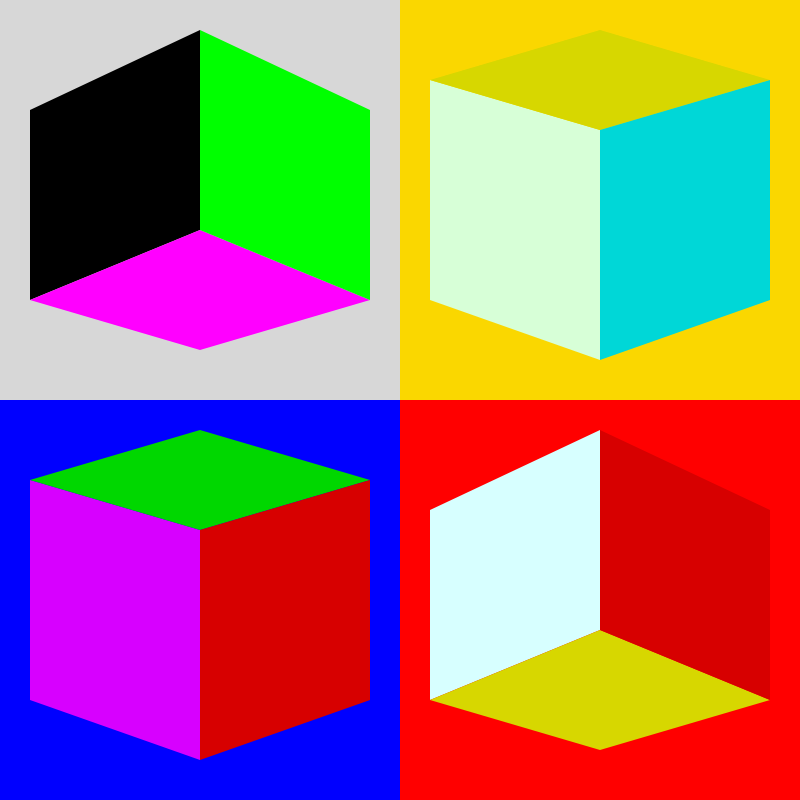
Frame 1 (no input)
Frame 60 (no input): identical to frame 1, image omitted
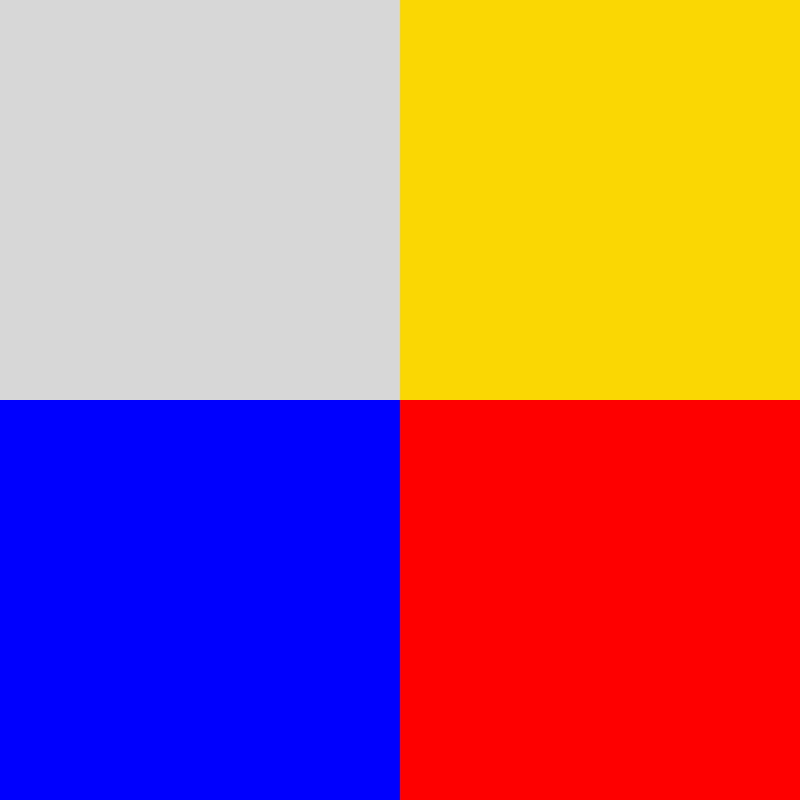
Frame 120 (the mouse pressed at the canvas centre since frame 60)

The p5.js sketch that drew these frames (run headless with seeded random() and noise() and a simulated clock; from frame 60 on, the mouse is pressed at the canvas centre):

// p5.js sketch
// ── sketch.js
function setup(){
createCanvas(800,800);
background(0);
angleMode (degrees);
}

function draw(){
noStroke(0);
push ();
 fill (255,0,0); 
 rect(width/2, height/2, 400,400);
 pop ();
 push(0);
fill(215);
rect(0,0,400,400);
pop ();
push ();
fill(250,215,0);
rect(400,0,400,400);
pop();
push ();
fill(0,0,255);
rect(0,400,400,400);
pop();

let r=(255,0,0);
let b=(0,0,255);
let y=(250,215,0);
let g=(215);

//gray square
push ();
rotate(mouseX);
fill(y,r,y);
quad(30,300,200,230,200,30,30,110);
fill(b,r,b);
quad(200,230,30,300,200,350,370,300);
fill(y,b,y);
quad(200,230,200,30,370,110,370,300);
pop ();

//yellow square
push ();
rotate (mouseX);
fill(g,b,g);
quad(430,80,600,130,600,360,430,300);
fill(g,g,y);
quad(600,30,430,80,600,130,770,80);
fill(r,g,g);
quad(600,130,770,80,770,300,600,360);
pop ();

//blue square
push();
rotate( mouseX);
fill(g,y,b);
quad(30,480,200,530,200,760,30,700);
fill(y,g,y);
quad(200,430,30,480,200,530,370,480);
fill(g,r,r);
quad(200,530,370,480,370,700,200,760);
pop();

//red square
push ();
rotate(mouseX);
fill(g,b,b);
quad(430,700,600,630,600,430,430,510);
fill(g,g,y);
quad(600,630,430,700,600,750,770,700);
fill(g,r,r);
quad(600,630,600,430,770,510,770,700);
pop();


// how do gradients 
//




//use quads
}
